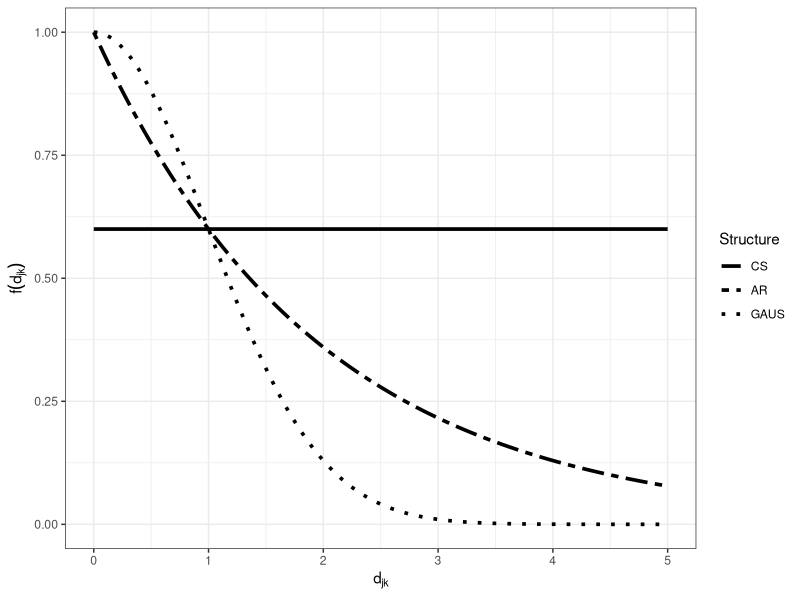

The R source for this figure:
library(ggplot2)
library(reshape2)

#setwd("~/Desktop/LongitudinalProject/Codes")

#Figure 1
d<-seq(0,5,.01)
rho<-0.6
cors<-data.frame(d=d,CS=rep(rho,length(d)),AR=rho^d,GAUS=rho^(d^2))

cors.long<-melt(cors,id="d")
names(cors.long)<-c("d","Structure","Correlation")

#png("Figure1.png", width = 5, height = 3.75, units="in", res=4800)
ggplot(data=cors.long, aes(x=d, y=Correlation, group=Structure)) +theme_bw()+
  geom_line(aes(linetype=Structure),size=1.25)+
  scale_linetype_manual(values=c("solid","twodash", "dotted"))+
  xlab(expression(d[jk]))+ylab(expression(f(d[jk])))
#dev.off()
